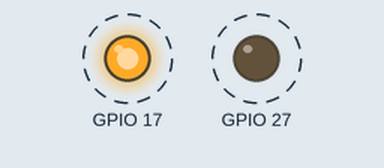
A program run on a simulated Raspberry Pi (BCM pin numbers). On the bench: output pins drawn as LEDs (lit = HIGH). Dashed ring = blinking. What the program prints to the terminal is not drawn. At 5.0 s the program stops and its outputs stay as they are.

Above: at 0.02 s.
Timing chart, 0 to 3.0 s (numbered marks = the images above):
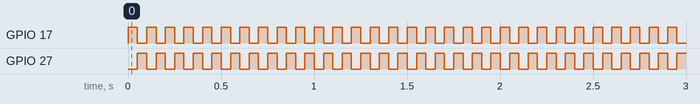

Measured:
- by itself, GPIO 17, GPIO 27: alternates HIGH for 0.05 s and LOW for 0.05 s, 100 changes in all, then stays LOW

The program:

blink.py
```python
import RPi.GPIO as GPIO
import time
GPIO.setmode(GPIO.BCM)

## Triem quin pins faran d'entrada i de sortida
GPIO.setup(17, GPIO.OUT)
GPIO.setup(27, GPIO.OUT)

## Comencem a programar

def blink(cicles,velocitat):
    print "Execucio iniciada: "+str(cicles)+" cicles, a una frequencia de "+str(1/velocitat)
    iteracio=0
    while iteracio < cicles:
        GPIO.output(17, True)
        GPIO.output(27, False)
        time.sleep(velocitat)
        GPIO.output(17, False)
        GPIO.output(27, True)
        time.sleep(velocitat)
        iteracio+=2
    print "Execucio finalitzada"
    GPIO.cleanup()

blink(100,0.05)
```
